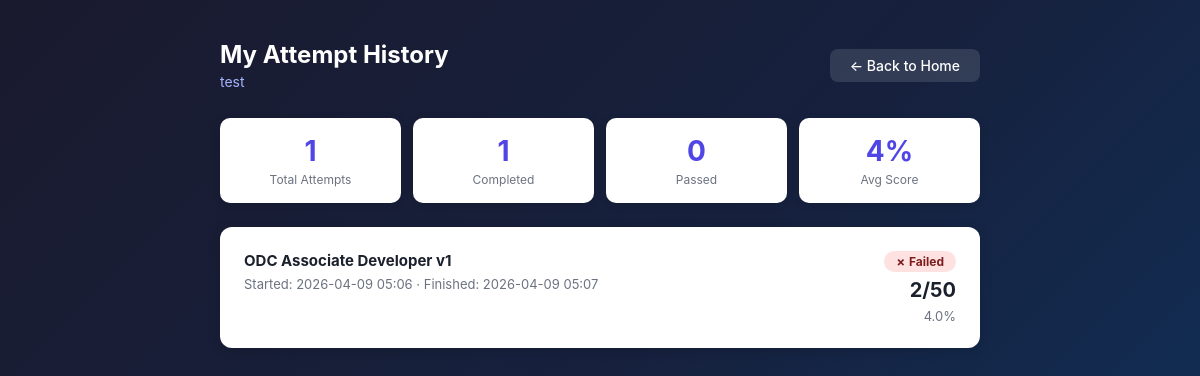
Screenshot of /history (signed in) with the database file from the repository.
### tables this page shows
CREATE TABLE attempts (
                id INTEGER PRIMARY KEY AUTOINCREMENT,
                user_id INTEGER NOT NULL,
                batch_key TEXT NOT NULL,
                batch_name TEXT NOT NULL,
                status TEXT NOT NULL DEFAULT 'in_progress',
                score INTEGER,
                total INTEGER,
                percentage REAL,
                passed INTEGER,
                started_at TIMESTAMP DEFAULT CURRENT_TIMESTAMP,
                finished_at TIMESTAMP, results_json TEXT,
                FOREIGN KEY (user_id) REFERENCES users(id)
            );

### app.py (the view)
@app.route('/history')
@login_required
def history():
    attempts = user_db.get_user_attempts(session['user_id'])
    return render_template('history.html', attempts=attempts, username=session.get('username', ''))

### app.py (called while the page is built)
def login_required(f):
    @wraps(f)
    def decorated(*args, **kwargs):
        if 'user_id' not in session:
            return redirect('/')
        return f(*args, **kwargs)
    return decorated

### db.py (called while the page is built)
def get_db():
    conn = sqlite3.connect(DB_PATH)
    conn.row_factory = sqlite3.Row
    return conn

def get_user_attempts(user_id):
    with get_db() as conn:
        rows = conn.execute(
            '''SELECT id, batch_key, batch_name, status, score, total, percentage,
                      passed, started_at, finished_at
               FROM attempts WHERE user_id = ? ORDER BY started_at DESC''',
            (user_id,)
        ).fetchall()
        return [dict(r) for r in rows]

### templates/history.html (shortened to what this page needs)
<!DOCTYPE html>
<html lang="en">
<head>
</head>
<body>
    <div class="page-wrap">
        <div class="page-header">
            <div>
                <h1>My Attempt History</h1>
                <p class="page-header-sub">{{ username }}</p>
            </div>
            <div class="header-links">
                <a href="/" class="btn-back">← Back to Home</a>
            </div>
        </div>
        {% if attempts %}
        {% set completed = attempts | selectattr('status', 'equalto', 'completed') | list %}
        {% set passed_list = completed | selectattr('passed', 'equalto', 1) | list %}
        <div class="stats-row">
            <div class="stat-card">
                <div class="stat-value">{{ attempts | length }}</div>
                <div class="stat-label">Total Attempts</div>
            </div>
            <div class="stat-card">
                <div class="stat-value">{{ completed | length }}</div>
                <div class="stat-label">Completed</div>
            </div>
            <div class="stat-card">
                <div class="stat-value">{{ passed_list | length }}</div>
                <div class="stat-label">Passed</div>
            </div>
            {% if completed %}
            <div class="stat-card">
                {% set avg = (completed | map(attribute='percentage') | sum) / (completed | length) %}
                <div class="stat-value">{{ "%.0f"|format(avg) }}%</div>
                <div class="stat-label">Avg Score</div>
            </div>
            {% endif %}
        </div>
        {% for a in attempts %}
        <div class="card">
            <div class="attempt-row">
                <div class="attempt-left">
                    <div class="attempt-batch">{{ a.batch_name }}</div>
                    <div class="attempt-meta">
                        Started: {{ a.started_at[:16].replace('T', ' ') }}
                        {% if a.finished_at %}
                         · Finished: {{ a.finished_at[:16].replace('T', ' ') }}
                        {% endif %}
                    </div>
                </div>
                <div class="attempt-right">
                    {% if a.status == 'completed' %}
                        {% if a.passed %}
                        <span class="badge badge-pass">✓ Passed</span>
                        {% else %}
                        <span class="badge badge-fail">✗ Failed</span>
                        {% endif %}
                        <div class="attempt-score">{{ a.score }}/{{ a.total }}</div>
                        <div class="attempt-pct">{{ "%.1f"|format(a.percentage) }}%</div>
                    {% elif a.status == 'abandoned' %}
                        <span class="badge badge-abandoned">⚠ Abandoned</span>
                        {% if a.score is not none %}
                        <div class="attempt-score">{{ a.score }}/{{ a.total }}</div>
                        <div class="attempt-pct">{{ "%.1f"|format(a.percentage) if a.percentage else '' }}% answered</div>
                        {% endif %}
                    {% else %}
                        <span class="badge badge-inprogress">In Progress</span>
                    {% endif %}
                </div>
            </div>
        </div>
        {% endfor %}
        {% endif %}
    </div>
</body>
</html>

### templates/history.html (style rules this page uses)
* { margin: 0; padding: 0; box-sizing: border-box; }
body { font-family: -apple-system, BlinkMacSystemFont, 'Segoe UI', Roboto, 'Helvetica Neue', Arial, sans-serif; background: linear-gradient(135deg, #1a1a2e 0%, #16213e 50%, #0f3460 100%); min-height: 100vh; padding: 40px 20px; color: #333; }
.page-wrap { max-width: 760px; margin: 0 auto; }
.page-header { display: flex; align-items: center; justify-content: space-between; margin-bottom: 28px; flex-wrap: wrap; gap: 12px; }
.page-header h1 { color: white; font-size: 24px; font-weight: 700; }
.page-header-sub { color: #a5b4fc; font-size: 14px; margin-top: 4px; }
.header-links { display: flex; gap: 12px; }
.btn-back { display: inline-block; padding: 8px 20px; background: rgba(255,255,255,0.12); color: white; border-radius: 8px; text-decoration: none; font-size: 14px; font-weight: 500; transition: background 0.2s; }
.card { background: white; border-radius: 12px; padding: 24px; margin-bottom: 16px; box-shadow: 0 2px 12px rgba(0,0,0,0.15); }
.attempt-row { display: flex; align-items: flex-start; justify-content: space-between; gap: 16px; flex-wrap: wrap; }
.attempt-left { flex: 1; min-width: 200px; }
.attempt-batch { font-size: 15px; font-weight: 700; color: #1a202c; margin-bottom: 6px; }
.attempt-meta { font-size: 13px; color: #6b7280; }
.attempt-right { display: flex; flex-direction: column; align-items: flex-end; gap: 6px; }
.badge { display: inline-block; padding: 3px 12px; border-radius: 99px; font-size: 12px; font-weight: 700; white-space: nowrap; }
.badge-fail { background: #fee2e2; color: #7f1d1d; }
.attempt-score { font-size: 20px; font-weight: 700; color: #1a202c; }
.attempt-pct { font-size: 13px; color: #6b7280; }
.stats-row { display: grid; grid-template-columns: repeat(auto-fit, minmax(150px, 1fr)); gap: 12px; margin-bottom: 24px; }
.stat-card { background: white; border-radius: 10px; padding: 16px 20px; box-shadow: 0 2px 8px rgba(0,0,0,0.12); text-align: center; }
.stat-value { font-size: 28px; font-weight: 700; color: #4f46e5; }
.stat-label { font-size: 12px; color: #6b7280; margin-top: 4px; }

### rows the page displays
attempts: batch_name "ODC Associate Developer v1", started_at "2026-04-09 05:06", finished_at "2026-04-09 05:07", passed "✗ Failed", score "2", total "50", percentage "4.0"

### other values shown
{{ username }} "test"
{{ attempts | length }} "1"
{{ completed | length }} "1"
{{ passed_list | length }} "0"
{{ "%.0f"|format(avg) }} "4"
